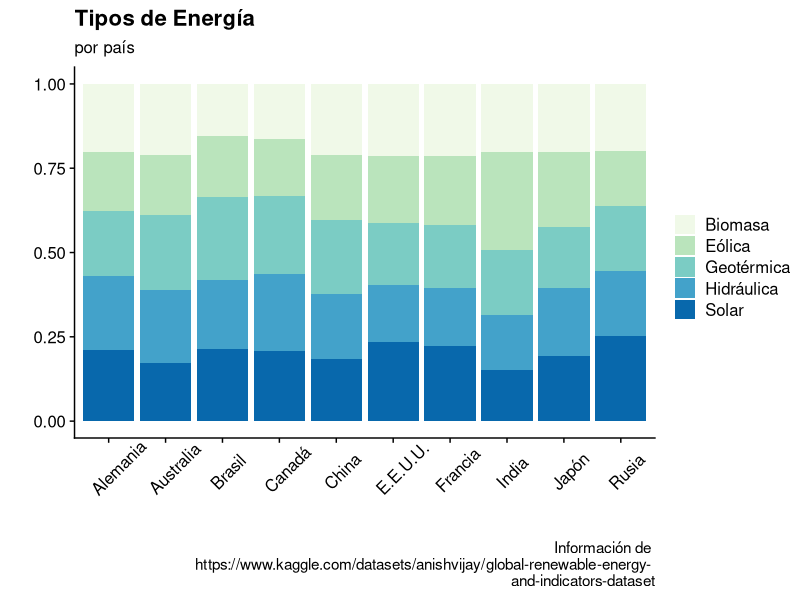
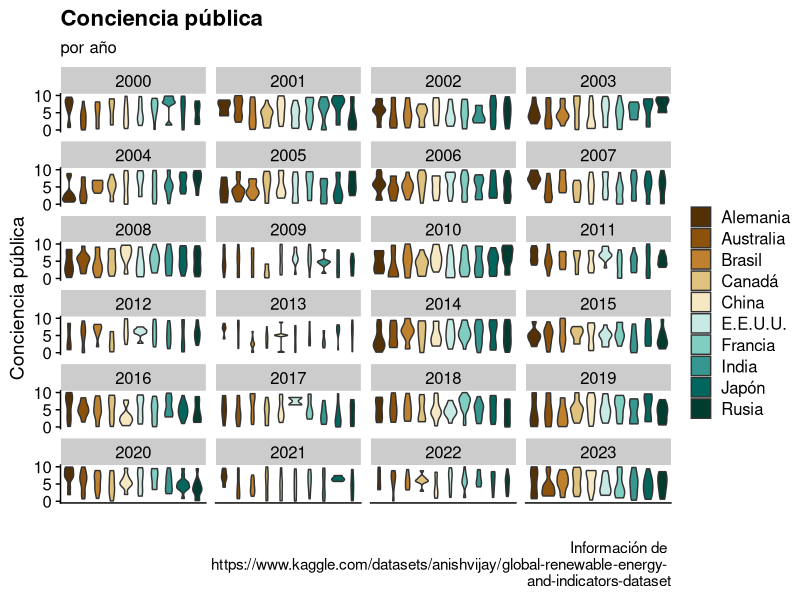
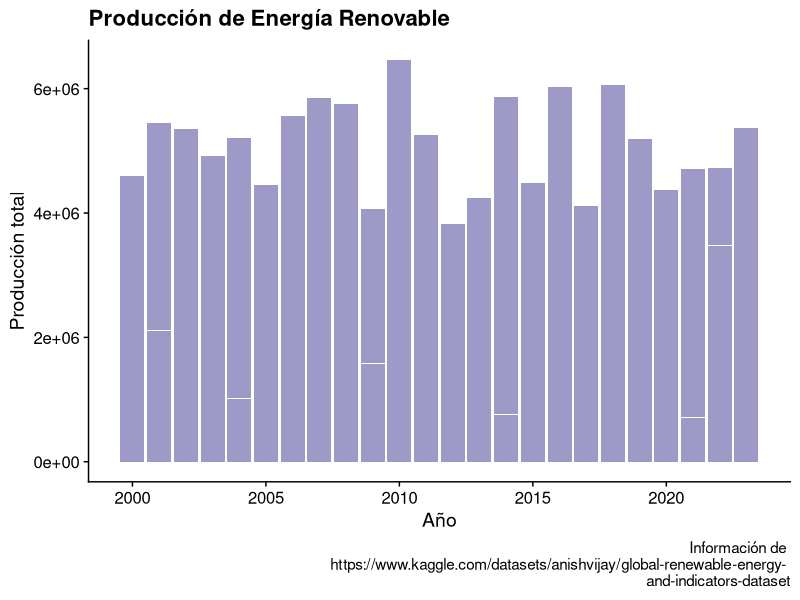
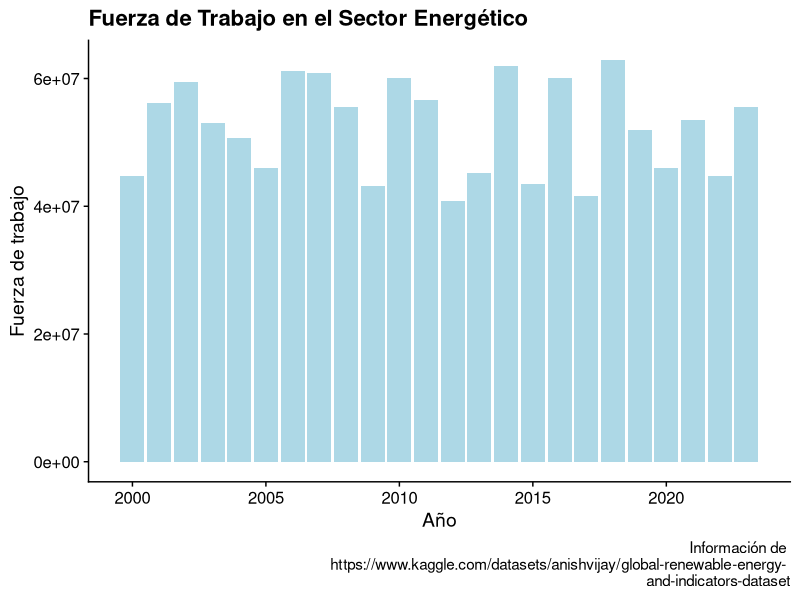
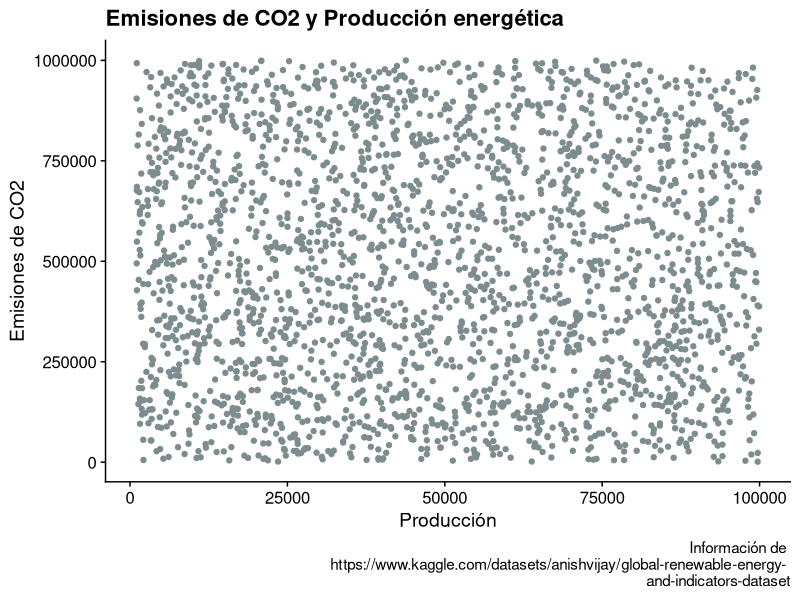
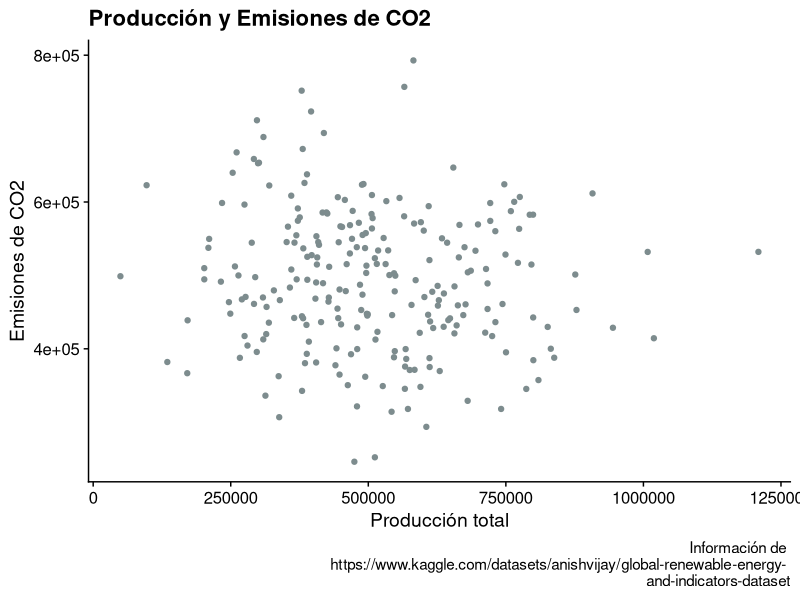
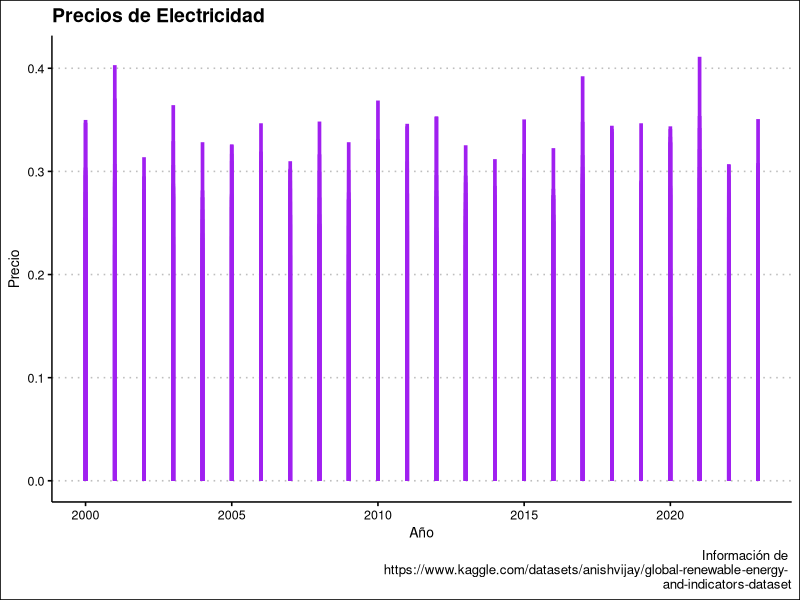
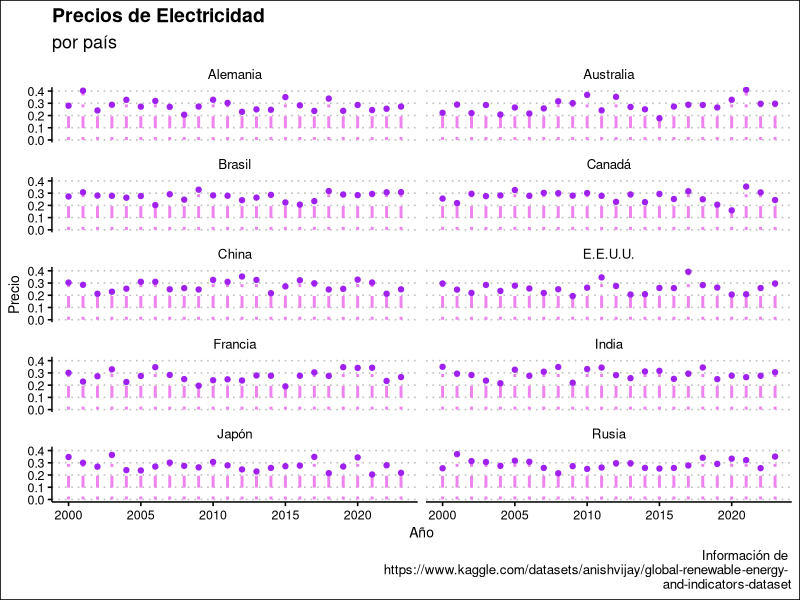

These charts were generated, in order, by the following R code:
## ---- chunk 1
#| messages: FALSE
#| warnings: FALSE
#| echo: FALSE
library(ggplot2)
library(dplyr)
library(palmerpenguins)
library(ggthemes)
library(knitr)
library(cowplot)
library(tidyr)
library(purrr)
## ---- chunk 2
original <- read.csv("data/complete_renewable_energy_dataset.csv")
df <- original|> mutate(Country = case_when(
  Country == "Brazil"~"Brasil", Country == "Canada" ~ "Canadá", 
  Country == "France"~"Francia", Country == "Germany"~"Alemania", 
  Country == "Japan"~"Japón", Country == "Russia"~"Rusia", 
  Country == "USA"~"E.E.U.U.", Country == "Australia"~"Australia",
  Country == "China"~"China", Country == "India"~"India",
  TRUE~"Other")) %>% mutate(Energy.Type = case_when(
  Energy.Type == "Solar"~"Solar", Energy.Type == "Biomass" ~ "Biomasa", 
  Energy.Type == "Wind"~"Eólica", Energy.Type == "Hydro"~"Hidráulica", 
  Energy.Type == "Geothermal"~"Geotérmica", TRUE~"Other"))
df$Government.Policies <- as.logical(original$Government.Policies)
df$Renewable.Energy.Targets <- as.logical(original$Renewable.Energy.Targets)
df$Energy.Efficiency.Programs <- as.logical(original$Energy.Efficiency.Programs)
df$Energy.Market.Liberalization <- as.logical(original$Energy.Efficiency.Programs)
df$Technology.Transfer.Agreements <- as.logical(original$Technology.Transfer.Agreements)
df$Renewable.Energy.Education.Programs <- as.logical(original$Renewable.Energy.Education.Programs)
df$Natural.Disasters <- as.logical(original$Natural.Disasters)
df$Public.Private.Partnerships.in.Energy <- as.logical(original$Public.Private.Partnerships.in.Energy)
df$Regional.Renewable.Energy.Cooperation <- as.logical(original$Regional.Renewable.Energy.Cooperation)
## ---- chunk 3
most_important <- select(df, c("Country", "Year", "Production..GWh.", "R.D.Expenditure",  "Energy.Storage.Capacity", "Energy.Consumption", "Energy.Imports", "Energy.Exports", "Government.Policies", "Energy.Efficiency.Programs", "Energy.Type", , "CO2.Emissions",  "Investments..USD.", "Public.Awareness", "Educational.Level", "Political.Stability", "Corruption.Perception.Index", "Control.of.Corruption", "Proportion.of.Energy.from.Renewables", "Electricity.Prices", "Renewable.Energy.Education.Programs",  "Energy.Sector.Workforce"))
most_important <- most_important[order(most_important$Year),]
colnames(most_important)
## ---- chunk 4
#| messages: FALSE
#| warnings: FALSE
#| fig-width: 8
#| label: fig-2.1
ggplot(df, aes(x = Country, fill = Energy.Type)) +
  geom_bar(position = "fill") +
  scale_fill_brewer(type = "seq", palette = 4)  +
  labs(
    title = "Tipos de Energía",
    subtitle = "por país",
    x = "",
    y = "",
    fill = "",
    caption= "Información de \n https://www.kaggle.com/datasets/anishvijay/global-renewable-energy- \n and-indicators-dataset") +
  cowplot::theme_cowplot() +
  theme(axis.text.x = element_text(angle=45, vjust=.5, hjust=0.3))
## ---- chunk 5
#| messages: FALSE
#| warnings: FALSE
#| fig-width: 8
#| fig-height: 10
#| label: fig-2.2
ggplot(df, aes(x=Country, y=Public.Awareness, fill=Country)) + 
  geom_violin() +
  facet_wrap(~Year, ncol = 4) +
  scale_fill_brewer(type = "div", palette = 1)  +
  labs(
    title = "Conciencia pública",
    subtitle = "por año",
    x = "",
    y = "Conciencia pública",
    fill = "",
    caption= "Información de \n https://www.kaggle.com/datasets/anishvijay/global-renewable-energy- \n and-indicators-dataset") +
  scale_y_continuous(breaks=c(0.0,5.0, 10.0)) +
  theme_cowplot()+
  theme(axis.ticks.x = element_blank(), axis.text.x = element_blank())
## ---- chunk 6
#| messages: FALSE
#| warnings: FALSE
#| fig-width: 8
#| label: fig-2.3
ggplot(df, aes(x = Year, y = Production..GWh.)) +
  geom_col(fill = "#9e9ac8") +
  labs(
    title = "Producción de Energía Renovable",
    x = "Año",
    y = "Producción total",
    caption= "Información de \n https://www.kaggle.com/datasets/anishvijay/global-renewable-energy- \n and-indicators-dataset") +
  theme_cowplot()
## ---- chunk 7
#| messages: FALSE
#| warnings: FALSE
#| fig-width: 8
#| label: fig-2.4
ggplot(df, aes(x = Year, y = Energy.Sector.Workforce)) +
  geom_col(fill = "lightblue") +
  labs(
    title = "Fuerza de Trabajo en el Sector Energético",
    x = "Año",
    y = "Fuerza de trabajo",
    caption= "Información de \n https://www.kaggle.com/datasets/anishvijay/global-renewable-energy- \n and-indicators-dataset") +
  theme_cowplot()+
  theme()
## ---- chunk 8
#| messages: FALSE
#| warnings: FALSE
#| fig-width: 8
#| label: fig-2.5
ggplot(df, aes(x = Production..GWh., y = CO2.Emissions)) +
  geom_point(color = "#7d8c8e")+
  labs(
    title = "Emisiones de CO2 y Producción energética",
    x = "Producción",
    y = "Emisiones de CO2",
    caption= "Información de \n https://www.kaggle.com/datasets/anishvijay/global-renewable-energy- \n and-indicators-dataset")+
  theme_cowplot()
## ---- chunk 9
#| messages: FALSE
#| warnings: FALSE
annual <- df %>% group_by(Year, Country) %>% summarise(avg_electricity_price = mean(Electricity.Prices), avg_production = sum(Production..GWh.), avg_investment = sum(Investments..USD.), avg_CO2_emissions = mean(CO2.Emissions))
annual
## ---- chunk 10
#| messages: FALSE
#| warnings: FALSE
#| fig-width: 8
#| label: fig-2.6
ggplot(annual, aes(x = avg_production, y = avg_CO2_emissions)) +
  geom_jitter(color = "#7d8c8e")+
  labs(
    title = "Producción y Emisiones de CO2",
    x = "Producción total",
    y = "Emisiones de CO2",
    caption= "Información de \n https://www.kaggle.com/datasets/anishvijay/global-renewable-energy- \n and-indicators-dataset")+
  theme_cowplot()+
  theme()
## ---- chunk 11
#| messages: FALSE
#| warnings: FALSE
#| fig-width: 8
#| label: fig-2.7
ggplot(annual, aes(x=Year, y=avg_electricity_price)) +
  geom_segment( aes(x=Year, xend=Year, y=0, yend=avg_electricity_price) , color="purple", lwd = 1.25) +
  labs(
    title = "Precios de Electricidad",
    x = "Año",
    y = "Precio",
    caption= "Información de \n https://www.kaggle.com/datasets/anishvijay/global-renewable-energy- \n and-indicators-dataset") +
  theme_clean()
## ---- chunk 12
#| messages: FALSE
#| warnings: FALSE
#| fig-width: 8
#| fig-height: 10
#| label: fig-2.8
ggplot(annual, aes(x=Year, y=avg_electricity_price)) +
  geom_segment( aes(x=Year, xend=Year, y=0, yend=avg_electricity_price) , size=1, color="violet", linetype="dotdash" ) +
  geom_point(color = "purple") +
  facet_wrap(~Country, ncol = 2) +
  labs(
    title = "Precios de Electricidad",
    subtitle = "por país",
    x = "Año",
    y = "Precio",
    caption= "Información de \n https://www.kaggle.com/datasets/anishvijay/global-renewable-energy- \n and-indicators-dataset") +
  theme_clean()
## ---- chunk 13
variables <- data.frame(
  Variable = c(
    "Precios de la electricidad",
    "Producción",
    "Estabilidad Política",
    "Conciencia pública"
  ),
  Importancia = c(
    "La electricidad es un aspecto fundamental para determinar la calidad de vida de las personas, pues permite realizar varias actividades cotidianas, como cocinar o mantener el calor.",
    "Permite visualizar la evolución de los indicadores de bienestar con respecto a los cambios en producción energética; de modo que se pueda concluir el impacto que tiene la energía renovable en la sociedad.",
    "El contexto político de los países está estrechamente relacionado con la calidad de vida de los habitantes; se pretende relacionar dicha estabilidad con la producción de energías renovables.",
    "La aceptación pública es un factor importante en la cantidad de inversión destinada a la producción o desarrollo de energías renovables. La aceptación pública depende de la información disponible al público general, como los programas educativos y su nivel educativo."
  )
)
kable(variables, caption = "Tabla de Variables Relevantes")
## ---- chunk 14
kable(head(most_important, 20), "simple")
## ---- chunk 15
summary(most_important)
## ---- chunk 16
annual <- df %>% group_by(Year, Country) %>% summarise(avg_electricity_price = mean(Electricity.Prices), avg_production = sum(Production..GWh.), avg_investment = sum(Investments..USD.), avg_CO2_emissions = mean(CO2.Emissions))
annual
## ---- chunk 17
#| messages: FALSE
#| warnings: FALSE
#| fig-width: 8
#| fig-height: 10
#| label: fig-2.9
ggplot(annual, aes(x = Year, y = avg_electricity_price)) +
  geom_line() +
  geom_point(color = "#602388")+
  facet_wrap(~Country, ncol = 3) +
  labs(
    title = "Precios de Electricidad",
    subtitle = "por país",
    x = "Año",
    y = "Precio",
    caption= "Información de \n https://www.kaggle.com/datasets/anishvijay/global-renewable-energy- \n and-indicators-dataset")+
  scale_x_continuous(breaks=c(2000, 2010, 2020))+
  theme_clean()
## ---- chunk 18
#| messages: FALSE
#| warnings: FALSE
#| fig-width: 8
#| fig-height: 8
#| label: fig-2.10
ggplot(annual, aes(x = Year, y = avg_production)) +
  geom_line() +
  geom_point(color = "#51c0a5")+
  facet_wrap(~Country, ncol = 3) +
  labs(
    title = "Producción Energética",
    subtitle = "por país",
    x = "Año",
    y = "Producción",
    caption= "Información de \n https://www.kaggle.com/datasets/anishvijay/global-renewable-energy- \n and-indicators-dataset")+
  scale_x_continuous(breaks=c(2000, 2010, 2020))+
  theme_clean()
## ---- chunk 19
#| messages: FALSE
#| warnings: FALSE
#| fig-width: 10
#| fig-height: 8
#| label: fig-2.11
ggplot(annual, aes(x = avg_production, y = avg_electricity_price))+
  geom_point(color = "#602388")+
  geom_line()+
  facet_wrap(~Country, ncol = 2) +
  labs(
    title = "Producción y Precios de Electricidad",
    subtitle = "por país",
    x = "Producción",
    y = "Precio",
    caption= "Información de \n https://www.kaggle.com/datasets/anishvijay/global-renewable-energy- \n and-indicators-dataset") +
  scale_y_continuous(breaks=c(0.20, 0.30, 0.4))+
  scale_x_continuous(breaks=c(0, 625000, 1200000))+
  theme_clean()
## ---- chunk 20
#| messages: FALSE
#| warnings: FALSE
#| fig-width: 8
#| fig-height: 10
#| label: fig-2.12
ggplot(annual, aes(x = Year, y = avg_CO2_emissions)) +
  geom_bar(fill = "#7d8c8e",
           stat = "identity",
           position = position_dodge())+
  facet_wrap(~Country, ncol = 2) +
  labs(
    title = "Emisiones Totales de CO2",
    subtitle = "por país",
    x = "Año",
    y = "Emisiones de CO2",
    caption= "Información de \n https://www.kaggle.com/datasets/anishvijay/global-renewable-energy- \n and-indicators-dataset") +
  theme_cowplot() +
  scale_y_continuous(breaks=c(3e+05, 5e+05, 7e+05)) +
  scale_x_continuous(breaks = c(2000, 2010, 2020))
## ---- chunk 21
#| messages: FALSE
#| warnings: FALSE
#| fig-width: 10
#| fig-height: 10
#| label: fig-2.13
ggplot(annual, aes(x = avg_production, y = avg_CO2_emissions)) +
  geom_point(color = "#7d8c8e")+
  labs(
    title = "Producción y Emisiones de CO2",
    subtitle = "por país",
    x = "Producción",
    y = "Emisiones de CO2",
    caption= "Información de \n https://www.kaggle.com/datasets/anishvijay/global-renewable-energy- \n and-indicators-dataset") +
  facet_wrap(~Country, ncol=2)+
  scale_x_continuous(breaks=c(0, 500000, 1000000))+
  theme_cowplot()
## ---- chunk 22
#| messages: FALSE
#| warnings: FALSE
#| fig-width: 8
ggplot(annual, aes(x = avg_production, y = avg_CO2_emissions)) +
  geom_jitter(color = "#7d8c8e")+
  labs(
    title = "Producción y Emisiones de CO2",
    x = "Producción total",
    y = "Emisiones de CO2",
    caption= "Información de \n https://www.kaggle.com/datasets/anishvijay/global-renewable-energy- \n and-indicators-dataset")+
  theme_cowplot()+
  theme()
## ---- chunk 23
#| messages: FALSE
#| warnings: FALSE
#| fig-width: 8
ggplot(annual, aes(x=Year, y=avg_electricity_price)) +
  geom_segment( aes(x=Year, xend=Year, y=0, yend=avg_electricity_price) , color="purple", lwd = 1.25) +
  labs(
    title = "Precios de Electricidad",
    x = "Año",
    y = "Precio",
    caption= "Información de \n https://www.kaggle.com/datasets/anishvijay/global-renewable-energy- \n and-indicators-dataset") +
  theme_clean()
## ---- chunk 24
#| messages: FALSE
#| warnings: FALSE
#| fig-width: 8
#| fig-height: 10
ggplot(annual, aes(x=Year, y=avg_electricity_price)) +
  geom_segment( aes(x=Year, xend=Year, y=0, yend=avg_electricity_price) , size=1, color="violet", linetype="dotdash" ) +
  geom_point(color = "purple") +
  facet_wrap(~Country, ncol = 2) +
  labs(
    title = "Precios de Electricidad",
    subtitle = "por país",
    x = "Año",
    y = "Precio",
    caption= "Información de \n https://www.kaggle.com/datasets/anishvijay/global-renewable-energy- \n and-indicators-dataset") +
  theme_clean()
